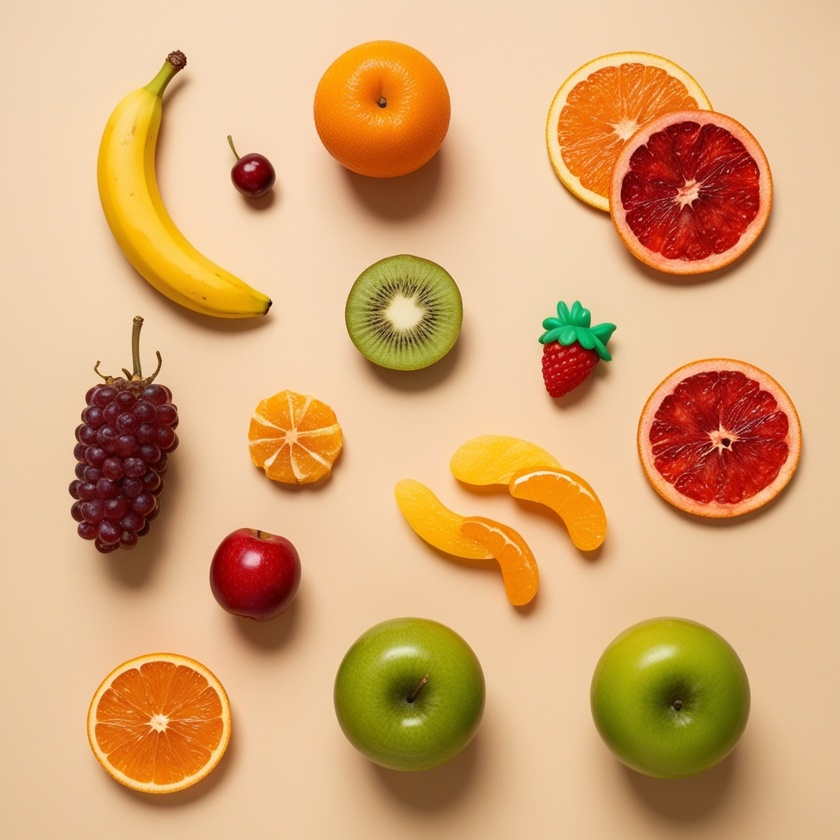
#> input picture imagens/7.jpg, 840 x 840 px, shrunk from 1120 x 1120 before the run
$ python -i contagem.py   (imports and definitions only)
#> lines starting #> are read from the running program, lines starting #| are printed output that depends on the picture; after the words box and inside, x2 and y2 are one past the last pixel; in counts of white or black regions, pixels touching at a corner belong together
import numpy as np
from PIL import Image, ImageDraw
from scipy.ndimage import label, generate_binary_structure
from skimage import morphology

# Função para calcular o limiar ideal para binarização usando o método de Otsu
def calcular_limiar_otsu(image_array):
    # Calcula o histograma da imagem e o total de pixels
    histograma, _ = np.histogram(image_array, bins=256, range=(0, 256))
    total_pixels = image_array.size
    soma_total = np.sum(np.arange(256) * histograma)

    # Inicializa variáveis para encontrar o melhor limiar
    melhor_limiar = 0
    variancia_maxima = 0
    soma_fundo = 0
    peso_fundo = 0

    # Itera sobre todos os possíveis limiares
    for t in range(256):
        peso_fundo += histograma[t]
        if peso_fundo == 0:
            continue

        peso_frente = total_pixels - peso_fundo
        if peso_frente == 0:
            break

        # Calcula as médias e a variância entre classes
        soma_fundo += t * histograma[t]
        media_fundo = soma_fundo / peso_fundo
        media_frente = (soma_total - soma_fundo) / peso_frente

        variancia_entre_classes = peso_fundo * peso_frente * (media_fundo - media_frente) ** 2

        # Atualiza o melhor limiar se a variância for maior
        if variancia_entre_classes > variancia_maxima:
            variancia_maxima = variancia_entre_classes
            melhor_limiar = t

    # Ajuste do limiar para torná-lo mais restritivo
    return melhor_limiar * 1.1  # Aumenta o limiar em 10%

# Função para binarizar a imagem e aplicar operações morfológicas
def binarizar_imagem(image_array, limiar):
    # Binariza a imagem com base no limiar
    imagem_binaria = image_array < limiar

    # Aplica abertura morfológica para remover pequenos objetos
    imagem_binaria = morphology.binary_opening(imagem_binaria, morphology.square(3))

    # Aplica fechamento morfológico para fechar buracos
    imagem_binaria = morphology.binary_closing(imagem_binaria, morphology.square(5))

    # Retorna a imagem binarizada como uint8
    return imagem_binaria.astype(np.uint8)

# Função para identificar componentes conectados na imagem binária
def identificar_componentes(imagem_binaria, area_minima=200, proporcao_maxima=2.0):
    # Define a estrutura de conexão para os componentes
    estrutura_conexao = generate_binary_structure(2, 2)

    # Rotula os componentes conectados na imagem
    rotulos, total_objetos = label(imagem_binaria, structure=estrutura_conexao)

    # Lista para armazenar informações dos objetos detectados
    lista_objetos = []
    for id_objeto in range(1, total_objetos + 1):
        # Obtém as coordenadas dos pixels do objeto
        coordenadas = np.argwhere(rotulos == id_objeto)

        # Calcula os limites do objeto
        min_linha, min_coluna = coordenadas.min(axis=0)
        max_linha, max_coluna = coordenadas.max(axis=0)

        # Calcula a área do objeto
        area = coordenadas.shape[0]
        largura = max_coluna - min_coluna
        altura = max_linha - min_linha
        proporcao = largura / altura if altura != 0 else 0

        # Filtra por área mínima e proporção máxima
        if area > area_minima and (proporcao <= proporcao_maxima and proporcao >= 1/proporcao_maxima):
            lista_objetos.append({
                'posicao': (min_coluna, min_linha),
                'dimensoes': (largura, altura),
                'area': area
            })

    # Retorna os rótulos e a lista de objetos detectados
    return rotulos, lista_objetos

# Função para desenhar retângulos ao redor dos objetos detectados
def marcar_objetos(imagem_caminho, lista_objetos):
    # Abre a imagem e a converte para RGB
    imagem = Image.open(imagem_caminho).convert("RGB")

    # Cria um objeto de desenho para a imagem
    desenho = ImageDraw.Draw(imagem)

    # Itera sobre os objetos detectados
    for objeto in lista_objetos:
        # Obtém as coordenadas e dimensões do objeto
        min_coluna, min_linha = objeto['posicao']
        largura, altura = objeto['dimensoes']

        # Desenha um retângulo ao redor do objeto
        desenho.rectangle([min_coluna, min_linha, min_coluna + largura, min_linha + altura], outline="red", width=2)

    # Retorna a imagem com os objetos marcados
    return imagem

# Função principal para contar objetos na imagem
def contar_objetos(imagem):
    # Calcula o limiar ideal para binarização usando o método de Otsu
    limiar = calcular_limiar_otsu(imagem)

    # Binariza a imagem com base no limiar calculado e aplica operações morfológicas
    imagem_binarizada = binarizar_imagem(imagem, limiar)

    # Identifica componentes conectados na imagem binária e retorna os objetos detectados
    rotulos, objetos = identificar_componentes(imagem_binarizada)

    # Retorna a imagem binarizada e a lista de objetos detectados
    return imagem_binarizada, objetos

>>> import cv2
>>> picture = cv2.imread('../imagens/7.jpg', cv2.IMREAD_GRAYSCALE)
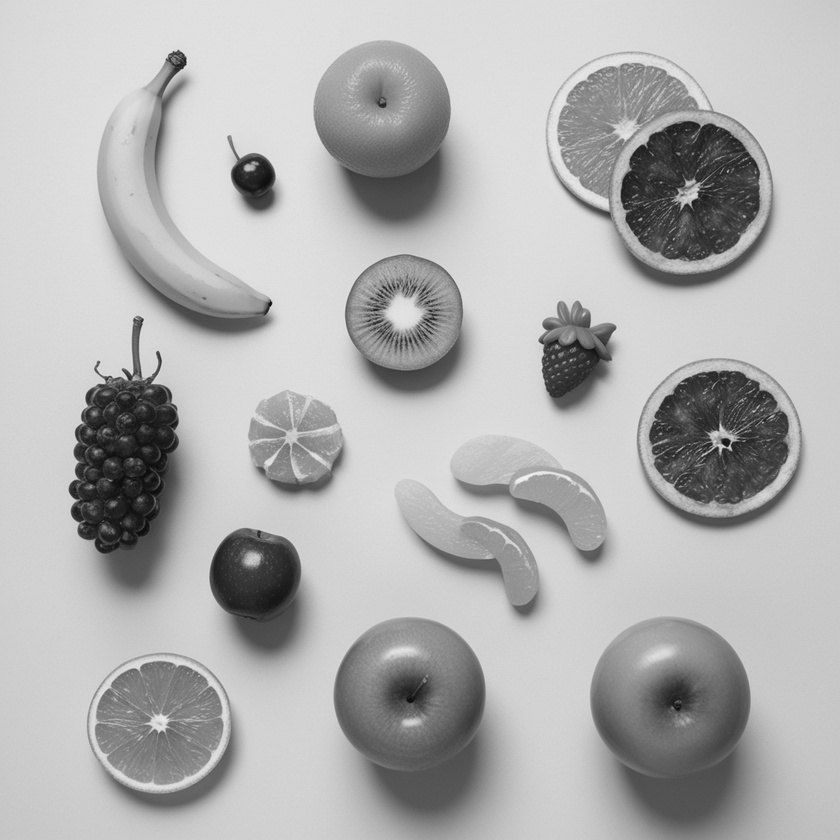
#> picture: shape (840, 840); min 8, max 244, mean 176.8
>>> result = contar_objetos(picture)
#> in calcular_limiar_otsu, `histograma, _ = np.histogram(image_array, bins=256, range=(0, 256))`: histograma = 256 values, max 26532 at index 209, min 0 at index 0, mean 2756.2
#> in calcular_limiar_otsu, `soma_total = np.sum(np.arange(256) * histograma)`: soma_total = 124727623
#> the loop in calcular_limiar_otsu, `for t in range(256):` made 245 passes
#> (peso_fundo, peso_frente, soma_fundo, media_fundo, media_frente, variancia_maxima) on passes 9, 11, 12, 13, 14, 15, 16, 17, 18, 19, 20, 21: (2, 705598, 16, 8, 176.8, 4.02e+10), (4, 705596, 36, 9, 176.8, 7.94e+10), (10, 705590, 102, 10.2, 176.8, 1.96e+11), (22, 705578, 246, 11.18, 176.8, 4.26e+11), (49, 705551, 597, 12.18, 176.8, 9.37e+11), (80, 705520, 1031, 12.89, 176.8, 1.52e+12), (149, 705451, 2066, 13.87, 176.8, 2.79e+12), (213, 705387, 3090, 14.51, 176.8, 3.96e+12), (320, 705280, 4909, 15.34, 176.8, 5.89e+12), (459, 705141, 7411, 16.15, 176.9, 8.36e+12), (612, 704988, 10318, 16.86, 176.9, 1.11e+13), (800, 704800, 14078, 17.6, 176.9, 1.43e+13)
#> peso_fundo on passes 1 to 6: 0, 0, 0, 0, 0, 0
#> after the loop in calcular_limiar_otsu, `for t in range(256):`: melhor_limiar = 150; peso_fundo = 705600; soma_fundo = 124727379; variancia_maxima = 1.11e+15
#> in contar_objetos, `limiar = calcular_limiar_otsu(imagem)`: limiar = 165
#> in binarizar_imagem, `imagem_binaria = image_array < limiar`:
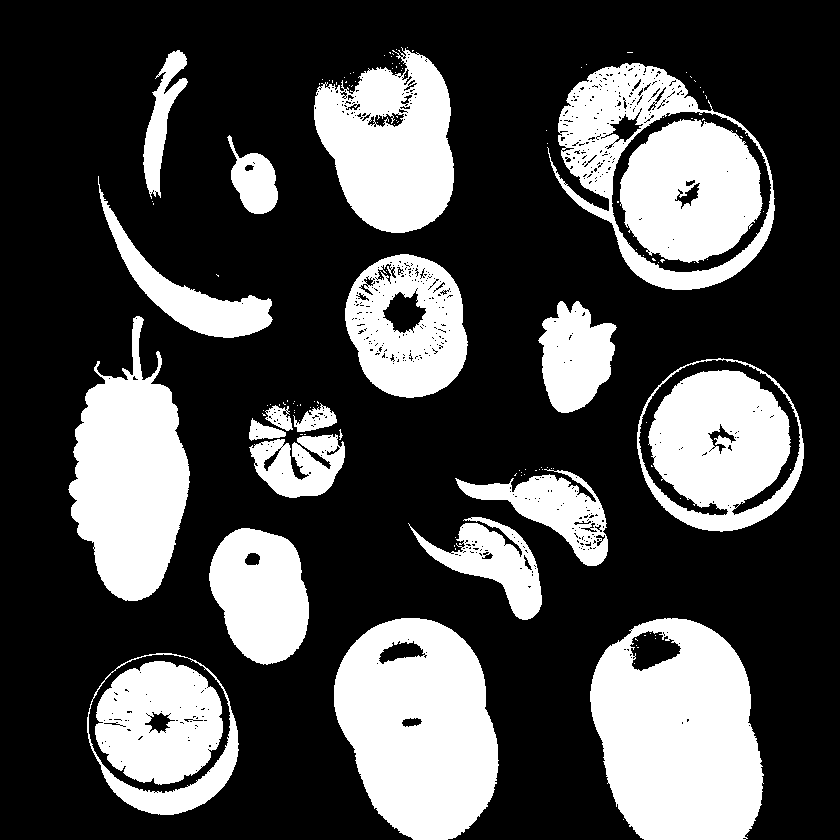
#> imagem_binaria: shape (840, 840) bool; 30.2% white; 137 white regions (115 under 20 px), largest, box (x1, y1, x2, y2) and area: (590, 618, 764, 840) 29633, (334, 618, 499, 840) 27092, (68, 316, 190, 601) 21054
#> in binarizar_imagem, `imagem_binaria = morphology.binary_opening(imagem_binaria, morphology...`:
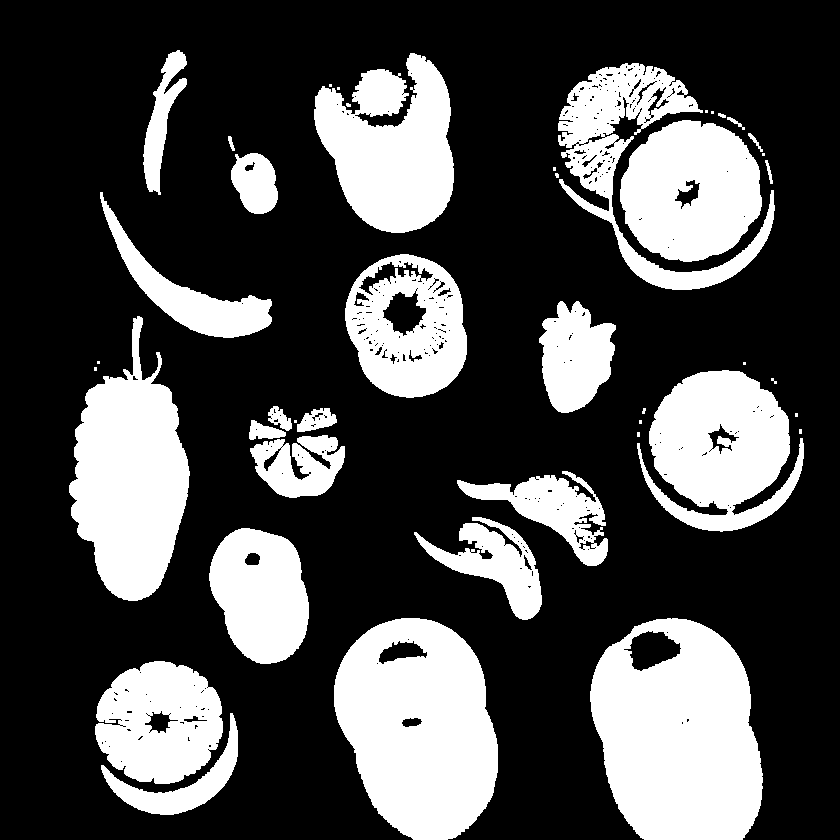
#> imagem_binaria: shape (840, 840) bool; 29.6% white; 44 white regions (18 under 20 px), largest, box (x1, y1, x2, y2) and area: (590, 618, 763, 840) 29510, (334, 618, 498, 840) 27041, (69, 316, 190, 601) 20965
#> in binarizar_imagem, `imagem_binaria = morphology.binary_closing(imagem_binaria, morphology...`:
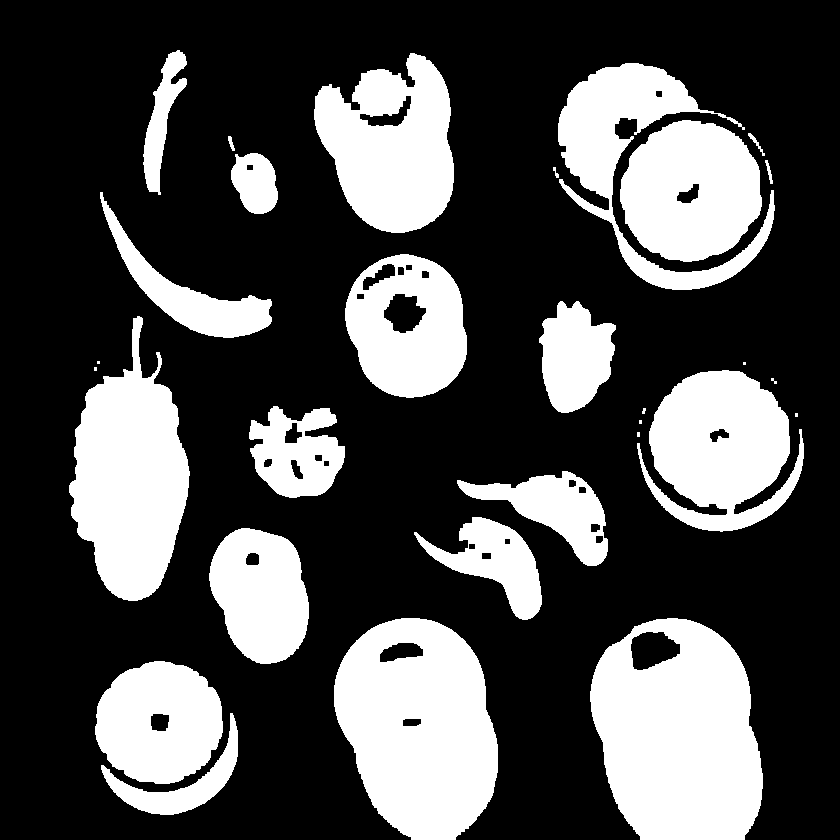
#> imagem_binaria: shape (840, 840) bool; 30.2% white; 30 white regions (8 under 20 px), largest, box (x1, y1, x2, y2) and area: (590, 618, 763, 840) 29563, (334, 618, 498, 840) 27110, (69, 316, 190, 601) 21070
#> in identificar_componentes, `rotulos, total_objetos = label(imagem_binaria, structure=estrutura_con..`:
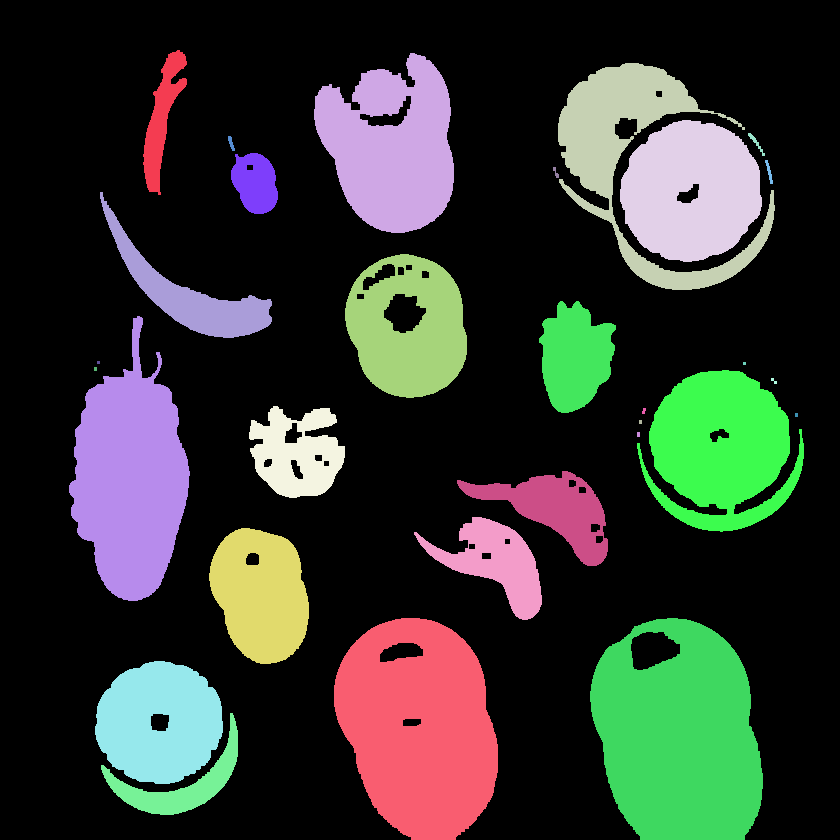
#> rotulos: shape (840, 840) int32; 31 distinct labels, from 0 to 30; one colour per label, 0 black
#> in identificar_componentes, `rotulos, total_objetos = label(imagem_binaria, structure=estrutura_con..`: total_objetos = 30
#> the loop in identificar_componentes, `for id_objeto in range(1, total_objetos + 1):` made 30 passes
#> (min_linha, min_coluna, max_linha, max_coluna, largura, altura, proporcao) on passes 1 to 5: (50, 143, 194, 186, 43, 144, 0.299), (53, 314, 232, 453, 139, 179, 0.777), (63, 558, 289, 774, 216, 226, 0.956), (120, 620, 261, 761, 141, 141, 1), (133, 748, 155, 764, 16, 22, 0.727)
#> (min_linha, min_coluna) on pass 6: (136, 228)
